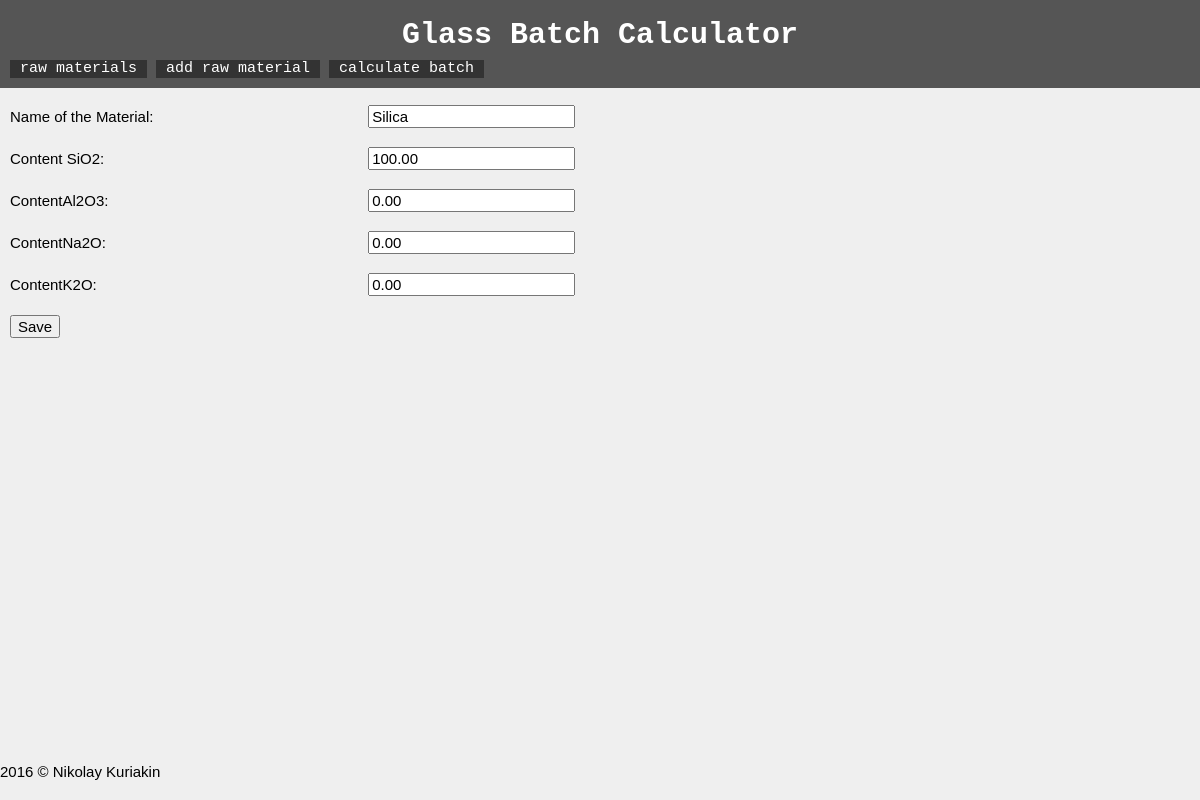
Screenshot of /edit/17/ with the database file from the repository.
### BatchCalculator/models.py (models this page shows, shortened)
class rawMaterial(models.Model):
    materialName = models.CharField('Name of the Material', max_length=200, blank=False)
    contentSiO2 = models.DecimalField('Content SiO2', default=0.0, max_digits=5, decimal_places=2)
    contentAl2O3 = models.DecimalField(default=0.0, max_digits=5, decimal_places=2)
    contentNa2O = models.DecimalField(default=0.0, max_digits=5, decimal_places=2)
    contentK2O = models.DecimalField(default=0.0, max_digits=5, decimal_places=2)
    author = models.ForeignKey(User, on_delete=models.CASCADE)

### BatchCalculator/views.py (the view)
# urls.py: url(r'^edit/(?P<pk>\d+)/$', views.editMaterial.as_view(), name='editlist'),
class editMaterial(UpdateView):
	model=rawMaterial
	fields = ('materialName', 'contentSiO2', 'contentAl2O3', 'contentNa2O', 'contentK2O')
	success_url = 'raw-materials/'

### BatchCalculator/templates/BatchCalculator/rawmaterial_form.html
{% extends "base.html" %}
{% block content %}
<form method="POST"> {% csrf_token %}
   {{form.as_p}}
   <input type="submit" value="Save">
</form>
{% endblock%}

### BatchCalculator/static/BatchCalculator/css/style.css (style rules this page uses)
body { margin: 0 auto; background: #efefef; padding: 0; font: 400 15px/1.8 Arial, sans-serif; }
label { display: inline-block; width: 30%; }

### rows the page displays
rawMaterial: materialName "Silica", contentSiO2 "100.00", contentAl2O3 "0.00", contentNa2O "0.00", contentK2O "0.00"
